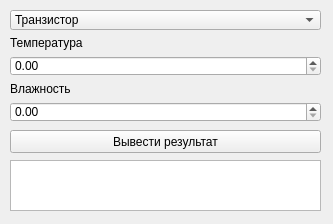
<?xml version="1.0" encoding="UTF-8"?>
<ui version="4.0">
 <class>MainWindow</class>
 <widget class="QMainWindow" name="MainWindow">
  <property name="geometry">
   <rect>
    <x>0</x>
    <y>0</y>
    <width>333</width>
    <height>224</height>
   </rect>
  </property>
  <property name="windowTitle">
   <string>MainWindow</string>
  </property>
  <widget class="QWidget" name="centralwidget">
   <widget class="QPushButton" name="pushButton">
    <property name="geometry">
     <rect>
      <x>10</x>
      <y>130</y>
      <width>311</width>
      <height>23</height>
     </rect>
    </property>
    <property name="text">
     <string>Вывести результат</string>
    </property>
   </widget>
   <widget class="QWidget" name="layoutWidget">
    <property name="geometry">
     <rect>
      <x>10</x>
      <y>10</y>
      <width>311</width>
      <height>112</height>
     </rect>
    </property>
    <layout class="QVBoxLayout" name="verticalLayout">
     <item>
      <widget class="QComboBox" name="comboBox">
       <item>
        <property name="text">
         <string>Транзистор</string>
        </property>
       </item>
       <item>
        <property name="text">
         <string>Резистор</string>
        </property>
       </item>
       <item>
        <property name="text">
         <string>Конденсатор</string>
        </property>
       </item>
      </widget>
     </item>
     <item>
      <widget class="QLabel" name="label_2">
       <property name="text">
        <string>Температура</string>
       </property>
      </widget>
     </item>
     <item>
      <widget class="QDoubleSpinBox" name="doubleSpinBox"/>
     </item>
     <item>
      <widget class="QLabel" name="label">
       <property name="text">
        <string>Влажность</string>
       </property>
      </widget>
     </item>
     <item>
      <widget class="QDoubleSpinBox" name="doubleSpinBox_2"/>
     </item>
    </layout>
   </widget>
   <widget class="QListWidget" name="listWidget">
    <property name="geometry">
     <rect>
      <x>10</x>
      <y>160</y>
      <width>311</width>
      <height>51</height>
     </rect>
    </property>
   </widget>
  </widget>
 </widget>
 <resources/>
 <connections/>
</ui>
